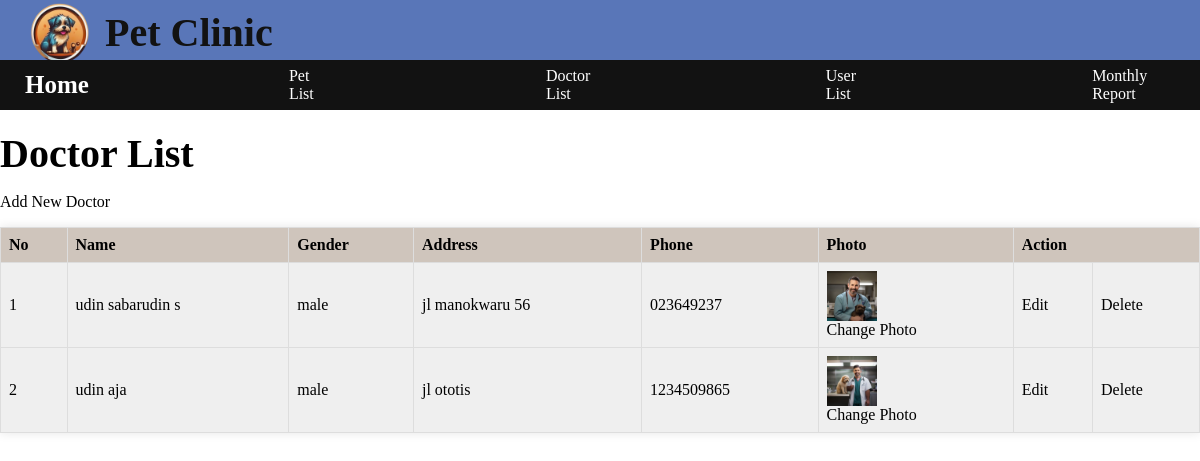
Page /doctorRead_220057.php (signed in) on the committed database.
### tables this page shows
CREATE TABLE `doctor_220057` (
  `doctor_id_220057` int NOT NULL,
  `doctor_name_220057` varchar(50) NOT NULL,
  `doctor_gender_220057` varchar(6) NOT NULL,
  `doctor_address_220057` varchar(100) NOT NULL,
  `doctor_phone_220057` varchar(15) NOT NULL,
  `doctor_photo_220057` varchar(255) DEFAULT 'default.png'
);

### doctorRead_220057.php (the view, shortened to what this page needs)
<html>
    <head>
    <link rel="stylesheet" href="css/style.css">
    </head>
    <body>
    <header class="header">
        <div class="logo">
        <img src="img/logo-petclinic.png" alt="logo" height="100" width="100">
        </div>
        <h1 class="logo-txt"><a href="index.php">Pet Clinic</a></h1>
        </header>
        <div>
            <nav class="navbar">
                <h3>Home</h3>
                <a href="petRead_220057.php">Pet List</a></li>
                <a href="doctorRead_220057.php">Doctor List</a></li>
                <?php if ($_SESSION['user_type'] == "manager") : ?>
                <a href="userRead_220057.php">User List</a></li>
                <a href="report.php"> Monthly Report </a></li>
                <?php endif; ?>
            </nav>
        </div>
        <div class="content">
        <h1>Doctor List</h1>
    <p><a href="doctor_220057.php">Add New Doctor</a></p>
    <table border="0">
        <tr>
            <th>No</th>
            <th>Name</th>
            <th>Gender</th>
            <th>Address</th>
            <th>Phone</th>
            <th>Photo</th>
            <th colspan="2">Action</th>
        </tr>
        <?php
        include "connection_220057.php" ;
        $query = "SELECT * FROM doctor_220057";
        $pets = mysqli_query($db_connection, $query);
        $i = 1 ;
        foreach ($pets as $data) :
        ?>
        <tr>
            <td align="center"><?php echo $i++; ?></td>
            <td align="center"><?php echo $data['doctor_name_220057']; ?></td>
            <td align="center"><?php echo $data['doctor_gender_220057']; ?></td>
            <td align="center"><?php echo $data['doctor_address_220057']; ?></td>
            <td align="center"><?php echo $data['doctor_phone_220057']; ?></td>
            <td align="center">
            <img src="uploads/doctors/<?=$data['doctor_photo_220057']; ?>" width="50" height="50"><br>
            <a href="doctor_photo_220057.php?id=<?=$data['doctor_id_220057']?>">Change Photo</a>
            </td>
            <td align="center"><a href="edit_doctor_220057.php?id=<?=$data['doctor_id_220057']?>">Edit</a></td>
            <td align="center"><a href="delete_doctor_220057.php?id=<?=$data['doctor_id_220057']?>">Delete</a></td>
            </tr>
        <?php endforeach; ?>
    </table>
        </div>
    </body>
</html>

### css/style.css (style rules this page uses)
body { margin: 0; padding: 0; background-color: #fff; }
body a { text-decoration: none; }
.header { display: flex; position: fixed; left: 0; top: 0; height: 45px; width: 100%; background-color: #5976b8; color: #333; padding: 10px; display: flex; align-items: center; right: 0; z-index: 9999; }
.logo { margin-right: -5px; }
.logo img { max-width: 100%; height: auto; }
h1 { margin: 0; font-size: 40px; }
.header a { margin-left: 900px; color: #fff; transition: 0.3s ease; }
.header .logo-txt a { margin: 0; font-size: 40px; text-decoration: none; color: #121212; }
.navbar { position: fixed; top: 60px; left: 0; width: 100%; background: #121212; display: flex; align-items: center; padding: 10px 0px; color: white; height: 30px }
.navbar h3 { font-size: 25px; margin-left: 25px; }
.navbar a { text-decoration: none; color: white; margin-right: 10px; justify-content: space-between; margin-left: 200px; transition: 0.3s ease; }
.content a { color: black; transition: 0.3s ease; }

### doctorRead_220057.php (style rules this page uses)
.header { display: flex; position: fixed; left: 0; top: 0; height: 45px; width: 100%; background-color: #5976b8; color: #333; padding: 10px; display: flex; align-items: center; right: 0; z-index: 9999; }
.logo { margin-right: -5px; }
.logo img { max-width: 100%; height: auto; }
.header .logo-txt a { margin: 0; font-size: 40px; text-decoration: none; color: #121212; }
.header a { margin-left: 900px; }
.navbar { position: fixed; top: 60px; left: 0; width: 100%; background: #121212; display: flex; align-items: center; padding: 10px 0px; color: white; height: 30px; z-index: 9999; }
.navbar h3 { font-size: 25px; margin-left: 25px; }
.navbar a { text-decoration: none; color: white; margin-right: 10px; justify-content: space-between; margin-left: 200px; }
.content { margin-top: 130px; height: 10vh; }
.content table { font-family: tahoma; background-color: #efefef; justify-content: center; align-items: center; border-collapse: collapse; width: 100%; box-shadow: 0px 0px 10px rgba(0, 0, 0, 0.1); }
.content th { font-family: tahoma; background-color: #CFC5BC; justify-content: center; border: 1px solid #ddd; padding: 8px; text-align: left; }
.content td { justify-content: center; border: 1px solid #ddd; padding: 8px; text-align: left; }

### rows in the picture
doctor_220057: doctor_name_220057 "udin sabarudin s", doctor_gender_220057 "male", doctor_address_220057 "jl manokwaru 56", doctor_phone_220057 "023649237", doctor_photo_220057 (picture)
doctor_220057: doctor_name_220057 "udin aja", doctor_gender_220057 "male", doctor_address_220057 "jl ototis", doctor_phone_220057 "1234509865", doctor_photo_220057 (picture)
